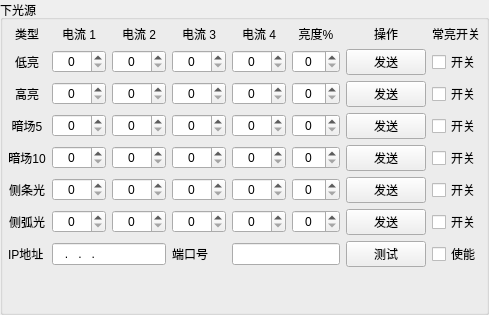
    <widget class="QGroupBox" name="groupBox_3">
     <property name="enabled">
      <bool>true</bool>
     </property>
     <property name="title">
      <string>下光源</string>
     </property>
     <layout class="QGridLayout" name="gridLayout_6">
      <property name="leftMargin">
       <number>3</number>
      </property>
      <property name="topMargin">
       <number>3</number>
      </property>
      <property name="rightMargin">
       <number>3</number>
      </property>
      <property name="bottomMargin">
       <number>3</number>
      </property>
      <item row="0" column="0">
       <layout class="QGridLayout" name="gridLayout_7">
        <property name="leftMargin">
         <number>2</number>
        </property>
        <property name="topMargin">
         <number>2</number>
        </property>
        <property name="rightMargin">
         <number>2</number>
        </property>
        <property name="bottomMargin">
         <number>2</number>
        </property>
        <item row="5" column="2">
         <widget class="QDoubleSpinBox" name="doubleSpinBox_c_cd5_2">
          <property name="alignment">
           <set>Qt::AlignCenter</set>
          </property>
          <property name="decimals">
           <number>0</number>
          </property>
          <property name="maximum">
           <double>4095.000000000000000</double>
          </property>
         </widget>
        </item>
        <item row="1" column="4">
         <widget class="QDoubleSpinBox" name="doubleSpinBox_c_cd1_4">
          <property name="enabled">
           <bool>true</bool>
          </property>
          <property name="alignment">
           <set>Qt::AlignCenter</set>
          </property>
          <property name="decimals">
           <number>0</number>
          </property>
          <property name="maximum">
           <double>4095.000000000000000</double>
          </property>
         </widget>
        </item>
        <item row="5" column="4">
         <widget class="QDoubleSpinBox" name="doubleSpinBox_c_cd5_4">
          <property name="alignment">
           <set>Qt::AlignCenter</set>
          </property>
          <property name="decimals">
           <number>0</number>
          </property>
          <property name="maximum">
           <double>4095.000000000000000</double>
          </property>
         </widget>
        </item>
        <item row="5" column="0">
         <widget class="QLabel" name="label_3_5">
          <property name="text">
           <string>侧条光</string>
          </property>
          <property name="alignment">
           <set>Qt::AlignCenter</set>
          </property>
         </widget>
        </item>
        <item row="5" column="6">
         <widget class="QPushButton" name="pushButton_3_cd5">
          <property name="text">
           <string>发送</string>
          </property>
         </widget>
        </item>
        <item row="5" column="1">
         <widget class="QDoubleSpinBox" name="doubleSpinBox_c_cd5_1">
          <property name="alignment">
           <set>Qt::AlignCenter</set>
          </property>
          <property name="decimals">
           <number>0</number>
          </property>
          <property name="maximum">
           <double>4095.000000000000000</double>
          </property>
         </widget>
        </item>
        <item row="5" column="3">
         <widget class="QDoubleSpinBox" name="doubleSpinBox_c_cd5_3">
          <property name="alignment">
           <set>Qt::AlignCenter</set>
          </property>
          <property name="decimals">
           <number>0</number>
          </property>
          <property name="maximum">
           <double>4095.000000000000000</double>
          </property>
         </widget>
        </item>
        <item row="5" column="5">
         <widget class="QDoubleSpinBox" name="doubleSpinBox_c_cd5_5">
          <property name="enabled">
           <bool>true</bool>
          </property>
          <property name="alignment">
           <set>Qt::AlignCenter</set>
          </property>
          <property name="decimals">
           <number>0</number>
          </property>
          <property name="maximum">
           <double>100.000000000000000</double>
          </property>
         </widget>
        </item>
        <item row="5" column="7">
         <widget class="QCheckBox" name="checkBox_3_cd5">
          <property name="text">
           <string>开关</string>
          </property>
         </widget>
        </item>
        <item row="6" column="3">
         <widget class="QDoubleSpinBox" name="doubleSpinBox_c_cd6_3">
          <property name="alignment">
           <set>Qt::AlignCenter</set>
          </property>
          <property name="decimals">
           <number>0</number>
          </property>
          <property name="maximum">
           <double>4095.000000000000000</double>
          </property>
         </widget>
        </item>
        <item row="6" column="0">
         <widget class="QLabel" name="label_3_6">
          <property name="text">
           <string>侧弧光</string>
          </property>
          <property name="alignment">
           <set>Qt::AlignCenter</set>
          </property>
         </widget>
        </item>
        <item row="6" column="2">
         <widget class="QDoubleSpinBox" name="doubleSpinBox_c_cd6_2">
          <property name="alignment">
           <set>Qt::AlignCenter</set>
          </property>
          <property name="decimals">
           <number>0</number>
          </property>
          <property name="maximum">
           <double>4095.000000000000000</double>
          </property>
         </widget>
        </item>
        <item row="6" column="1">
         <widget class="QDoubleSpinBox" name="doubleSpinBox_c_cd6_1">
          <property name="alignment">
           <set>Qt::AlignCenter</set>
          </property>
          <property name="decimals">
           <number>0</number>
          </property>
          <property name="maximum">
           <double>4095.000000000000000</double>
          </property>
         </widget>
        </item>
        <item row="6" column="7">
         <widget class="QCheckBox" name="checkBox_3_cd6">
          <property name="text">
           <string>开关</string>
          </property>
         </widget>
        </item>
        <item row="6" column="4">
         <widget class="QDoubleSpinBox" name="doubleSpinBox_c_cd6_4">
          <property name="alignment">
           <set>Qt::AlignCenter</set>
          </property>
          <property name="decimals">
           <number>0</number>
          </property>
          <property name="maximum">
           <double>4095.000000000000000</double>
          </property>
         </widget>
        </item>
        <item row="6" column="6">
         <widget class="QPushButton" name="pushButton_3_cd6">
          <property name="text">
           <string>发送</string>
          </property>
         </widget>
        </item>
        <item row="6" column="5">
         <widget class="QDoubleSpinBox" name="doubleSpinBox_c_cd6_5">
          <property name="enabled">
           <bool>true</bool>
          </property>
          <property name="alignment">
           <set>Qt::AlignCenter</set>
          </property>
          <property name="decimals">
           <number>0</number>
          </property>
          <property name="maximum">
           <double>100.000000000000000</double>
          </property>
         </widget>
        </item>
        <item row="4" column="3">
         <widget class="QDoubleSpinBox" name="doubleSpinBox_c_cd4_3">
          <property name="alignment">
           <set>Qt::AlignCenter</set>
          </property>
          <property name="decimals">
           <number>0</number>
          </property>
          <property name="maximum">
           <double>4095.000000000000000</double>
          </property>
         </widget>
        </item>
        <item row="4" column="4">
         <widget class="QDoubleSpinBox" name="doubleSpinBox_c_cd4_4">
          <property name="alignment">
           <set>Qt::AlignCenter</set>
          </property>
          <property name="decimals">
           <number>0</number>
          </property>
          <property name="maximum">
           <double>4095.000000000000000</double>
          </property>
         </widget>
        </item>
        <item row="4" column="7">
         <widget class="QCheckBox" name="checkBox_3_cd4">
          <property name="text">
           <string>开关</string>
          </property>
         </widget>
        </item>
        <item row="2" column="6">
         <widget class="QPushButton" name="pushButton_3_cd2">
          <property name="text">
           <string>发送</string>
          </property>
         </widget>
        </item>
        <item row="1" column="3">
         <widget class="QDoubleSpinBox" name="doubleSpinBox_c_cd1_3">
          <property name="alignment">
           <set>Qt::AlignCenter</set>
          </property>
          <property name="decimals">
           <number>0</number>
          </property>
          <property name="maximum">
           <double>4095.000000000000000</double>
          </property>
         </widget>
        </item>
        <item row="3" column="1">
         <widget class="QDoubleSpinBox" name="doubleSpinBox_c_cd3_1">
          <property name="alignment">
           <set>Qt::AlignCenter</set>
          </property>
          <property name="decimals">
           <number>0</number>
          </property>
          <property name="maximum">
           <double>4095.000000000000000</double>
          </property>
         </widget>
        </item>
        <item row="3" column="6">
         <widget class="QPushButton" name="pushButton_3_cd3">
          <property name="text">
           <string>发送</string>
          </property>
         </widget>
        </item>
        <item row="4" column="0">
         <widget class="QLabel" name="label_3_4">
          <property name="text">
           <string>暗场10</string>
          </property>
          <property name="alignment">
           <set>Qt::AlignCenter</set>
          </property>
         </widget>
        </item>
        <item row="0" column="4">
         <widget class="QLabel" name="label_36">
          <property name="text">
           <string>电流 4</string>
          </property>
          <property name="alignment">
           <set>Qt::AlignCenter</set>
          </property>
         </widget>
        </item>
        <item row="0" column="0">
         <widget class="QLabel" name="label_F_Module_3">
          <property name="text">
           <string>类型</string>
          </property>
          <property name="alignment">
           <set>Qt::AlignCenter</set>
          </property>
         </widget>
        </item>
        <item row="1" column="0">
         <widget class="QLabel" name="label_3_1">
          <property name="text">
           <string>低亮</string>
          </property>
          <property name="alignment">
           <set>Qt::AlignCenter</set>
          </property>
         </widget>
        </item>
        <item row="0" column="2">
         <widget class="QLabel" name="label_34">
          <property name="text">
           <string>电流 2</string>
          </property>
          <property name="alignment">
           <set>Qt::AlignCenter</set>
          </property>
         </widget>
        </item>
        <item row="0" column="1">
         <widget class="QLabel" name="label_33">
          <property name="text">
           <string>电流 1</string>
          </property>
          <property name="alignment">
           <set>Qt::AlignCenter</set>
          </property>
         </widget>
        </item>
        <item row="3" column="5">
         <widget class="QDoubleSpinBox" name="doubleSpinBox_c_cd3_5">
          <property name="enabled">
           <bool>true</bool>
          </property>
          <property name="alignment">
           <set>Qt::AlignCenter</set>
          </property>
          <property name="decimals">
           <number>0</number>
          </property>
          <property name="maximum">
           <double>100.000000000000000</double>
          </property>
         </widget>
        </item>
        <item row="4" column="6">
         <widget class="QPushButton" name="pushButton_3_cd4">
          <property name="text">
           <string>发送</string>
          </property>
         </widget>
        </item>
        <item row="3" column="3">
         <widget class="QDoubleSpinBox" name="doubleSpinBox_c_cd3_3">
          <property name="alignment">
           <set>Qt::AlignCenter</set>
          </property>
          <property name="decimals">
           <number>0</number>
          </property>
          <property name="maximum">
           <double>4095.000000000000000</double>
          </property>
         </widget>
        </item>
        <item row="3" column="0">
         <widget class="QLabel" name="label_3_3">
          <property name="text">
           <string>暗场5</string>
          </property>
          <property name="alignment">
           <set>Qt::AlignCenter</set>
          </property>
         </widget>
        </item>
        <item row="4" column="1">
         <widget class="QDoubleSpinBox" name="doubleSpinBox_c_cd4_1">
          <property name="alignment">
           <set>Qt::AlignCenter</set>
          </property>
          <property name="decimals">
           <number>0</number>
          </property>
          <property name="maximum">
           <double>4095.000000000000000</double>
          </property>
         </widget>
        </item>
        <item row="2" column="0">
         <widget class="QLabel" name="label_3_2">
          <property name="text">
           <string>高亮</string>
          </property>
          <property name="alignment">
           <set>Qt::AlignCenter</set>
          </property>
         </widget>
        </item>
        <item row="4" column="5">
         <widget class="QDoubleSpinBox" name="doubleSpinBox_c_cd4_5">
          <property name="enabled">
           <bool>true</bool>
          </property>
          <property name="alignment">
           <set>Qt::AlignCenter</set>
          </property>
          <property name="decimals">
           <number>0</number>
          </property>
          <property name="maximum">
           <double>100.000000000000000</double>
          </property>
         </widget>
        </item>
        <item row="2" column="2">
         <widget class="QDoubleSpinBox" name="doubleSpinBox_c_cd2_2">
          <property name="alignment">
           <set>Qt::AlignCenter</set>
          </property>
          <property name="decimals">
           <number>0</number>
          </property>
          <property name="maximum">
           <double>4095.000000000000000</double>
          </property>
         </widget>
        </item>
        <item row="2" column="3">
         <widget class="QDoubleSpinBox" name="doubleSpinBox_c_cd2_3">
          <property name="alignment">
           <set>Qt::AlignCenter</set>
          </property>
          <property name="decimals">
           <number>0</number>
          </property>
          <property name="maximum">
           <double>4095.000000000000000</double>
          </property>
         </widget>
        </item>
        <item row="0" column="3">
         <widget class="QLabel" name="label_35">
          <property name="text">
           <string>电流 3</string>
          </property>
          <property name="alignment">
           <set>Qt::AlignCenter</set>
          </property>
         </widget>
        </item>
        <item row="2" column="1">
         <widget class="QDoubleSpinBox" name="doubleSpinBox_c_cd2_1">
          <property name="alignment">
           <set>Qt::AlignCenter</set>
          </property>
          <property name="decimals">
           <number>0</number>
          </property>
          <property name="maximum">
           <double>4095.000000000000000</double>
          </property>
         </widget>
        </item>
        <item row="3" column="4">
         <widget class="QDoubleSpinBox" name="doubleSpinBox_c_cd3_4">
          <property name="alignment">
           <set>Qt::AlignCenter</set>
          </property>
          <property name="decimals">
           <number>0</number>
          </property>
          <property name="maximum">
           <double>4095.000000000000000</double>
          </property>
         </widget>
        </item>
        <item row="1" column="6">
         <widget class="QPushButton" name="pushButton_3_cd1">
          <property name="text">
           <string>发送</string>
          </property>
         </widget>
        </item>
        <item row="0" column="7">
         <widget class="QLabel" name="label_4">
          <property name="text">
           <string>常亮开关</string>
          </property>
         </widget>
        </item>
        <item row="1" column="5">
         <widget class="QDoubleSpinBox" name="doubleSpinBox_c_cd1_5">
          <property name="enabled">
           <bool>true</bool>
          </property>
          <property name="alignment">
           <set>Qt::AlignCenter</set>
          </property>
          <property name="decimals">
           <number>0</number>
          </property>
          <property name="maximum">
           <double>100.000000000000000</double>
          </property>
         </widget>
        </item>
        <item row="2" column="4">
         <widget class="QDoubleSpinBox" name="doubleSpinBox_c_cd2_4">
          <property name="enabled">
           <bool>true</bool>
          </property>
          <property name="alignment">
           <set>Qt::AlignCenter</set>
          </property>
          <property name="decimals">
           <number>0</number>
          </property>
          <property name="maximum">
           <double>4095.000000000000000</double>
          </property>
         </widget>
        </item>
        <item row="3" column="2">
         <widget class="QDoubleSpinBox" name="doubleSpinBox_c_cd3_2">
          <property name="alignment">
           <set>Qt::AlignCenter</set>
          </property>
          <property name="decimals">
           <number>0</number>
          </property>
          <property name="maximum">
           <double>4095.000000000000000</double>
          </property>
         </widget>
        </item>
        <item row="2" column="5">
         <widget class="QDoubleSpinBox" name="doubleSpinBox_c_cd2_5">
          <property name="enabled">
           <bool>true</bool>
          </property>
          <property name="alignment">
           <set>Qt::AlignCenter</set>
          </property>
          <property name="decimals">
           <number>0</number>
          </property>
          <property name="maximum">
           <double>100.000000000000000</double>
          </property>
         </widget>
        </item>
        <item row="0" column="5">
         <widget class="QLabel" name="label_41">
          <property name="text">
           <string>亮度%</string>
          </property>
          <property name="alignment">
           <set>Qt::AlignCenter</set>
          </property>
         </widget>
        </item>
        <item row="0" column="6">
         <widget class="QLabel" name="label_39">
          <property name="text">
           <string>操作</string>
          </property>
          <property name="alignment">
           <set>Qt::AlignCenter</set>
          </property>
         </widget>
        </item>
        <item row="1" column="7">
         <widget class="QCheckBox" name="checkBox_3_cd1">
          <property name="text">
           <string>开关</string>
          </property>
         </widget>
        </item>
        <item row="2" column="7">
         <widget class="QCheckBox" name="checkBox_3_cd2">
          <property name="text">
           <string>开关</string>
          </property>
         </widget>
        </item>
        <item row="1" column="2">
         <widget class="QDoubleSpinBox" name="doubleSpinBox_c_cd1_2">
          <property name="alignment">
           <set>Qt::AlignCenter</set>
          </property>
          <property name="decimals">
           <number>0</number>
          </property>
          <property name="maximum">
           <double>4095.000000000000000</double>
          </property>
         </widget>
        </item>
        <item row="4" column="2">
         <widget class="QDoubleSpinBox" name="doubleSpinBox_c_cd4_2">
          <property name="alignment">
           <set>Qt::AlignCenter</set>
          </property>
          <property name="decimals">
           <number>0</number>
          </property>
          <property name="maximum">
           <double>4095.000000000000000</double>
          </property>
         </widget>
        </item>
        <item row="3" column="7">
         <widget class="QCheckBox" name="checkBox_3_cd3">
          <property name="text">
           <string>开关</string>
          </property>
         </widget>
        </item>
        <item row="1" column="1">
         <widget class="QDoubleSpinBox" name="doubleSpinBox_c_cd1_1">
          <property name="alignment">
           <set>Qt::AlignCenter</set>
          </property>
          <property name="decimals">
           <number>0</number>
          </property>
          <property name="maximum">
           <double>4095.000000000000000</double>
          </property>
         </widget>
        </item>
        <item row="7" column="0">
         <widget class="QLabel" name="label_3_ip">
          <property name="text">
           <string>IP地址</string>
          </property>
         </widget>
        </item>
        <item row="7" column="1" colspan="2">
         <widget class="QLineEdit" name="lineEdit_3_ip">
          <property name="inputMask">
           <string>000.000.000.000</string>
          </property>
         </widget>
        </item>
        <item row="7" column="3">
         <widget class="QLabel" name="label_3_port">
          <property name="text">
           <string>端口号</string>
          </property>
         </widget>
        </item>
        <item row="7" column="4" colspan="2">
         <widget class="QLineEdit" name="lineEdit_4_port"/>
        </item>
        <item row="7" column="6">
         <widget class="QPushButton" name="pushButton_4_getlight">
          <property name="text">
           <string>测试</string>
          </property>
         </widget>
        </item>
        <item row="7" column="7">
         <widget class="QCheckBox" name="checkBox_4_enable_light">
          <property name="text">
           <string>使能</string>
          </property>
         </widget>
        </item>
       </layout>
      </item>
      <item row="1" column="0">
       <spacer name="verticalSpacer_2">
        <property name="orientation">
         <enum>Qt::Vertical</enum>
        </property>
        <property name="sizeHint" stdset="0">
         <size>
          <width>20</width>
          <height>40</height>
         </size>
        </property>
       </spacer>
      </item>
     </layout>
    </widget>
